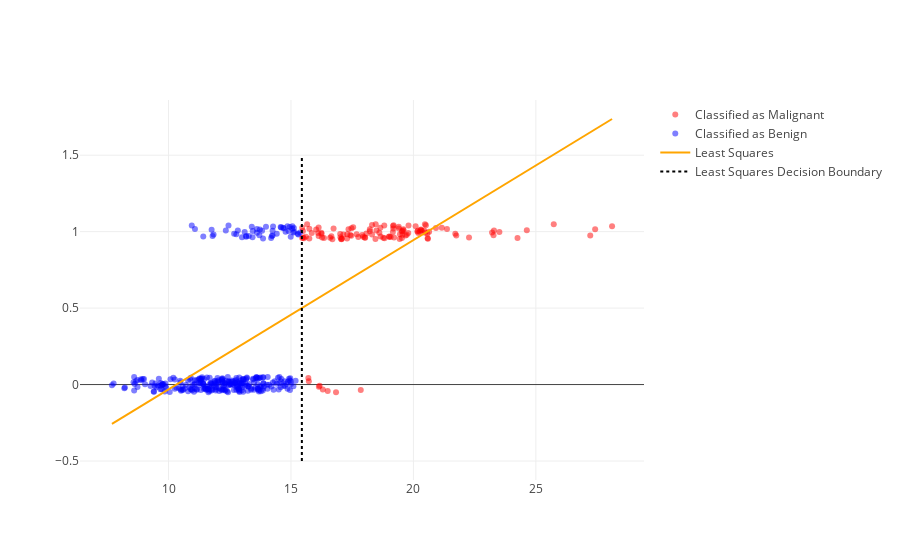

The code cell stored with this chart in its notebook:
### Markdown cell above
---
<br/><br/><br/><br/><br/>

# Simple Decision Rule

Suppose we instituted the following simple decision rule:

$$\Large
\text{If } f_\theta(x) > 0.5  \text{ predict 1 (malignant) else predict 0 (benign).}
$$

This simple **decision rule** is deciding that a tumor is malignant if our model predicts a values above 0.5 (closer to 1 than zero).

In the following we plot the implication of these decisions on our training data.

### Code cell
jitter_y = Y + 0.1*np.random.rand(len(Y)) - 0.05
ind_mal = least_squares_model.predict(X) > 0.5

mal_points = go.Scatter(name="Classified as Malignant", 
                    x=np.squeeze(X[ind_mal]), y = jitter_y[ind_mal], 
                    mode="markers", marker=dict(opacity=0.5, color="red"))
ben_points = go.Scatter(name="Classified as Benign", 
                    x=np.squeeze(X[~ind_mal]), y = jitter_y[~ind_mal], 
                    mode="markers", marker=dict(opacity=0.5, color="blue"))
dec_boundary = (0.5 - least_squares_model.intercept_)/least_squares_model.coef_[0]
dec_line = go.Scatter(name="Least Squares Decision Boundary", 
                      x = [dec_boundary,dec_boundary], y=[-0.5,1.5], mode="lines",
                     line=dict(color="black", dash="dot"))
py.iplot([mal_points, ben_points, model_line,dec_line])

### Figure 1 — Plotly figure (JSON) as saved in the notebook; plotly's stock layout.template omitted (floating-point values rounded to 4 significant figures; data arrays with more than 128 entries replaced by an {"elided": "..."} marker saying what was removed)
{"data": [{"marker": {"color": "red", "opacity": 0.5}, "mode": "markers", "name": "Classified as Malignant", "type": "scatter", "x": [17.75, 20.58, 22.27, 19.4, 17.35, 16.11, 18.49, 15.46, 19.21, 18.81, 17.14, 19.07, 19.16, 19.8, 16.65, 16.13, 21.75, 27.22, 21.16, 20.16, 18.65, 15.61, 17.06, 16.84, 20.48, 17.47, 20.09, 17.95, 16.69, 16.35, 16.5, 17.3, 20.59, 16.27, 17.29, 18.03, 19.18, 25.73, 24.63, 17.46, 19.44, 20.47, 20.18, 24.25, 23.29, 20.34, 16.17, 20.44, 18.82, 21.71, 15.75, 18.22, 19.53, 19.79, 19.59, 20.64, 17.08, 20.51, 23.27, 18.22, 18.08, 15.66, 18.01, 19, 17.91, 15.71, 16.24, 18.46, 18.31, 19.17, 16.74, 20.26, 15.75, 16.25, 15.46, 15.49, 19.4, 19.45, 20.29, 19.55, 17.42, 16.14, 17.02, 15.5, 18.45, 18.61, 17.05, 20.31, 19.59, 18.31, 19.53, 17.68, 18.77, 23.21, 17.01, 28.11, 27.42, 16.6, 17.54, 19.19, 15.53, 19.55, 20.57, 16.13, 16.3, 20.2, 23.51, 15.85, 20.92, 15.73, 19.73, 17.85, 19.68, 21.37, 19.02, 16.03, 18.66], "y": [0.9658, 0.9573, 0.9613, 1.02, 1.016, 0.9909, 1.008, 1.026, 0.9624, 1.039, 0.9821, 0.965, 0.9976, 1.041, 0.9706, 0.9719, 0.9752, 0.9747, 1.025, 1.002, 1.025, 0.9659, 0.9503, -0.04995, 0.9929, 1.023, 1.035, 0.9672, 0.9504, 0.958, -0.04293, 0.9836, 0.954, 0.9615, 0.9547, 0.9599, 1.021, 1.048, 1.009, 0.973, 0.9524, 1.048, 1.006, 0.9586, 1.007, 1.006, -0.007207, 1.008, 0.9569, 0.9858, 1.019, 1.002, 0.9582, 0.9906, 1.016, 0.9995, 0.9545, 1.042, 0.9762, 1.016, 0.9876, 1.048, 0.9614, 0.9669, 0.9782, 0.04269, 0.9935, 1.048, 0.9813, 1.036, 1.021, 0.9988, 0.9548, 0.986, 0.9589, 1.004, 1.032, 0.9824, 1.01, 0.9796, 0.9773, -0.01511, 0.9627, 0.9613, 0.9513, 0.9928, 0.9527, 1.013, 1.008, 1.044, 1.002, 0.9829, 0.9606, 0.9949, 0.9854, 1.035, 1.016, 0.9595, 1.029, 1.042, 0.9562, 1.004, 0.9876, 1.027, -0.03209, 0.9915, 0.9975, 0.9911, 1.024, 0.02186, 0.9792, -0.03572, 0.9741, 1.017, 0.9677, 1.014, 0.9687]}, {"marker": {"color": "blue", "opacity": 0.5}, "mode": "markers", "name": "Classified as Benign", "type": "scatter", "x": {"elided": "309 float values"}, "y": {"elided": "309 float values"}}, {"line": {"color": "orange"}, "mode": "lines", "name": "Least Squares", "type": "scatter", "x": [7.691, 9.96, 12.23, 14.5, 16.77, 19.03, 21.3, 23.57, 25.84, 28.11], "y": [-0.2571, -0.0356, 0.1859, 0.4075, 0.629, 0.8505, 1.072, 1.294, 1.515, 1.737]}, {"line": {"color": "black", "dash": "dot"}, "mode": "lines", "name": "Least Squares Decision Boundary", "type": "scatter", "x": [15.44, 15.44], "y": [-0.5, 1.5]}], "layout": {"autosize": true, "xaxis": {"autorange": true, "range": [6.426, 29.37], "type": "linear"}, "yaxis": {"autorange": true, "range": [-0.6243, 1.861], "type": "linear"}}}
